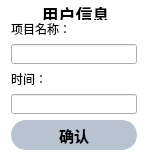
      <widget class="QGroupBox" name="groupBox_5">
       <property name="sizePolicy">
        <sizepolicy hsizetype="Preferred" vsizetype="Preferred">
         <horstretch>0</horstretch>
         <verstretch>0</verstretch>
        </sizepolicy>
       </property>
       <property name="minimumSize">
        <size>
         <width>148</width>
         <height>160</height>
        </size>
       </property>
       <property name="maximumSize">
        <size>
         <width>148</width>
         <height>160</height>
        </size>
       </property>
       <property name="font">
        <font>
         <family>黑体</family>
         <pointsize>13</pointsize>
         <weight>75</weight>
         <italic>false</italic>
         <bold>true</bold>
        </font>
       </property>
       <property name="styleSheet">
        <string notr="true">QGroupBox{
background-color: rgb(255, 255, 255);

border:none;
border-radius:10px;
}
QPushButton#push
{

background-color:rgba(0, 37, 84,70);

}
QPushButton#push:hover
{
background-color: rgba(0, 37, 84,170);
}
</string>
       </property>
       <property name="title">
        <string>用户信息</string>
       </property>
       <property name="alignment">
        <set>Qt::AlignCenter</set>
       </property>
       <layout class="QGridLayout" name="gridLayout">
        <property name="topMargin">
         <number>20</number>
        </property>
        <property name="bottomMargin">
         <number>20</number>
        </property>
        <item row="5" column="0">
         <widget class="QLineEdit" name="lineEdit_2">
          <property name="font">
           <font>
            <pointsize>10</pointsize>
           </font>
          </property>
         </widget>
        </item>
        <item row="2" column="0">
         <widget class="QLineEdit" name="lineEdit">
          <property name="font">
           <font>
            <pointsize>10</pointsize>
           </font>
          </property>
         </widget>
        </item>
        <item row="1" column="0">
         <widget class="QLabel" name="label_2">
          <property name="styleSheet">
           <string notr="true">font: 75 10pt &quot;微软雅黑&quot; rgb(64, 65, 66);
background-color: rgb(255, 255, 255);</string>
          </property>
          <property name="text">
           <string>项目名称：</string>
          </property>
         </widget>
        </item>
        <item row="4" column="0">
         <widget class="QLabel" name="label_3">
          <property name="styleSheet">
           <string notr="true">font: 75 10pt &quot;微软雅黑&quot; rgb(64, 65, 66);
background-color: rgb(255, 255, 255);</string>
          </property>
          <property name="text">
           <string>时间：</string>
          </property>
         </widget>
        </item>
        <item row="6" column="0">
         <widget class="QPushButton" name="push">
          <property name="minimumSize">
           <size>
            <width>0</width>
            <height>30</height>
           </size>
          </property>
          <property name="font">
           <font>
            <family>AcadEref</family>
            <pointsize>11</pointsize>
            <weight>75</weight>
            <bold>true</bold>
           </font>
          </property>
          <property name="cursor">
           <cursorShape>ArrowCursor</cursorShape>
          </property>
          <property name="styleSheet">
           <string notr="true">
border-radius:15px;	</string>
          </property>
          <property name="text">
           <string>确认</string>
          </property>
          <property name="icon">
           <iconset resource="images.qrc">
            <normaloff>:/Mainpart/images/labtop.png</normaloff>:/Mainpart/images/labtop.png</iconset>
          </property>
         </widget>
        </item>
       </layout>
      </widget>
